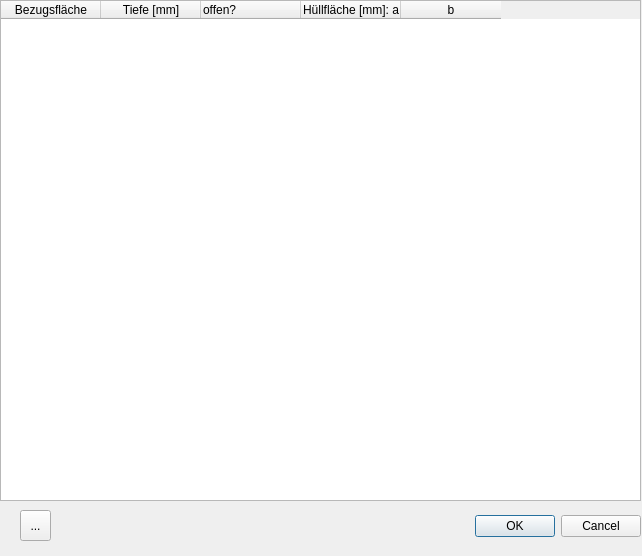
<?xml version="1.0" encoding="UTF-8"?>
<ui version="4.0">
 <class>Dialog</class>
 <widget class="QDialog" name="Dialog">
  <property name="geometry">
   <rect>
    <x>0</x>
    <y>0</y>
    <width>642</width>
    <height>556</height>
   </rect>
  </property>
  <property name="windowTitle">
   <string>Dialog</string>
  </property>
  <widget class="QDialogButtonBox" name="buttonBox">
   <property name="geometry">
    <rect>
     <x>300</x>
     <y>510</y>
     <width>341</width>
     <height>32</height>
    </rect>
   </property>
   <property name="orientation">
    <enum>Qt::Horizontal</enum>
   </property>
   <property name="standardButtons">
    <set>QDialogButtonBox::Cancel|QDialogButtonBox::Ok</set>
   </property>
  </widget>
  <widget class="QTableWidget" name="tableWidget">
   <property name="geometry">
    <rect>
     <x>0</x>
     <y>0</y>
     <width>641</width>
     <height>501</height>
    </rect>
   </property>
   <column>
    <property name="text">
     <string>Bezugsfläche</string>
    </property>
   </column>
   <column>
    <property name="text">
     <string>Tiefe [mm]</string>
    </property>
   </column>
   <column>
    <property name="text">
     <string>offen?</string>
    </property>
    <property name="textAlignment">
     <set>AlignLeading|AlignVCenter</set>
    </property>
   </column>
   <column>
    <property name="text">
     <string>Hüllfläche [mm]: a</string>
    </property>
   </column>
   <column>
    <property name="text">
     <string>b</string>
    </property>
   </column>
  </widget>
  <widget class="QToolButton" name="toolButton_add">
   <property name="geometry">
    <rect>
     <x>20</x>
     <y>510</y>
     <width>31</width>
     <height>31</height>
    </rect>
   </property>
   <property name="text">
    <string>...</string>
   </property>
   <property name="icon">
    <iconset>
     <normaloff>Icons/greenPlus.png</normaloff>Icons/greenPlus.png</iconset>
   </property>
  </widget>
 </widget>
 <resources/>
 <connections>
  <connection>
   <sender>buttonBox</sender>
   <signal>accepted()</signal>
   <receiver>Dialog</receiver>
   <slot>accept()</slot>
   <hints>
    <hint type="sourcelabel">
     <x>248</x>
     <y>254</y>
    </hint>
    <hint type="destinationlabel">
     <x>157</x>
     <y>274</y>
    </hint>
   </hints>
  </connection>
  <connection>
   <sender>buttonBox</sender>
   <signal>rejected()</signal>
   <receiver>Dialog</receiver>
   <slot>reject()</slot>
   <hints>
    <hint type="sourcelabel">
     <x>316</x>
     <y>260</y>
    </hint>
    <hint type="destinationlabel">
     <x>286</x>
     <y>274</y>
    </hint>
   </hints>
  </connection>
 </connections>
</ui>
